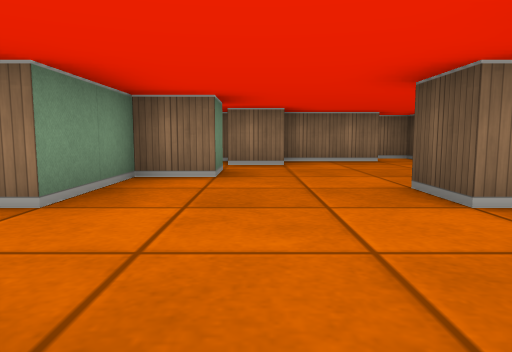
[1] (above)

17 first-person views from a walk through a cub3D maze. The camera is about half as high as the walls, tilts 6° down and sees 70° across. The floor is counted in squares. Each view is taken from the middle of a square. On the plan, view 1 faces up. The plan holds only what a view shows up to about 9 squares ahead; the rest is blank.

[2]
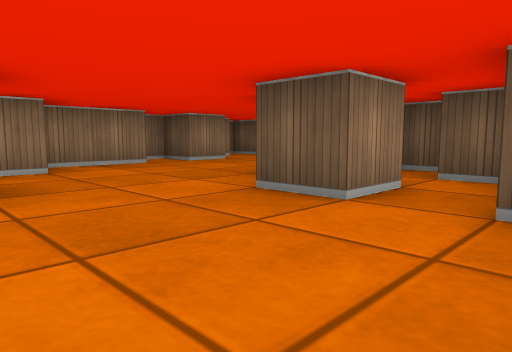

[3]
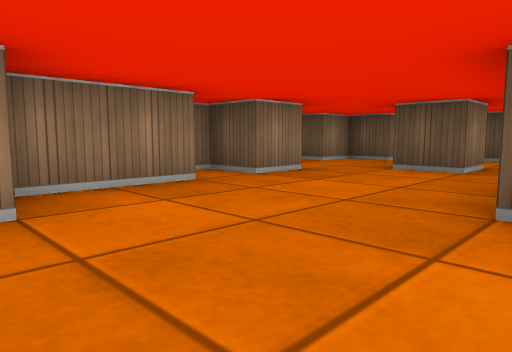

[4]
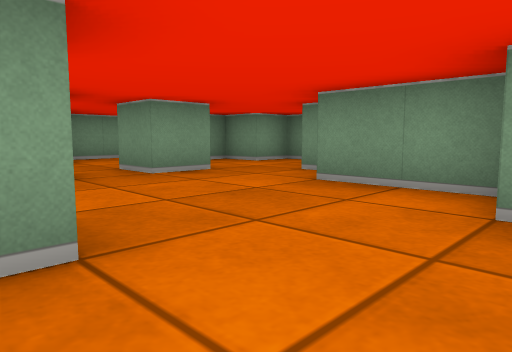

[5]
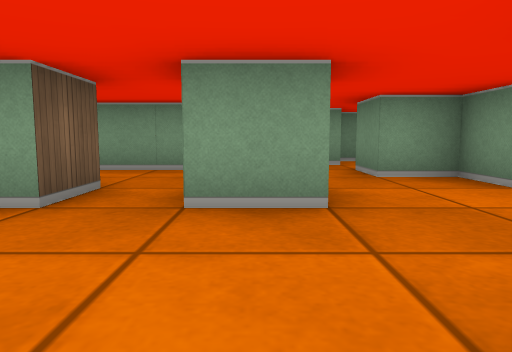

[6]
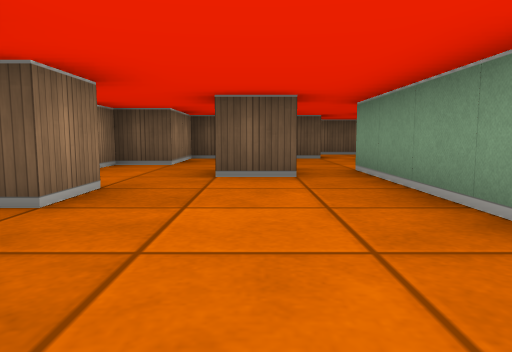

[7]
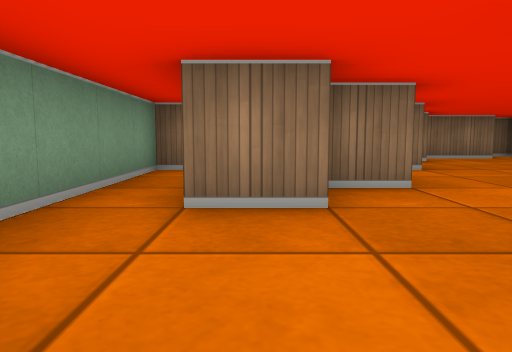

[8]
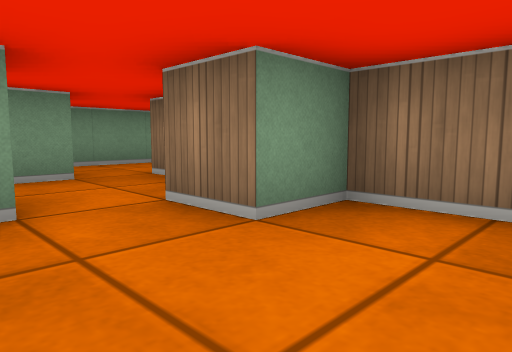

[9]
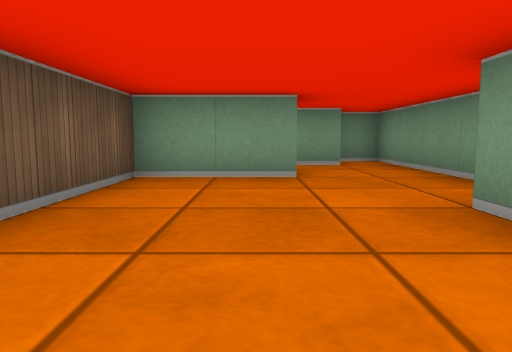

[10]
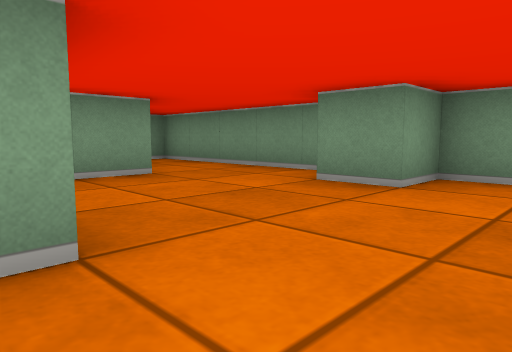

[11]
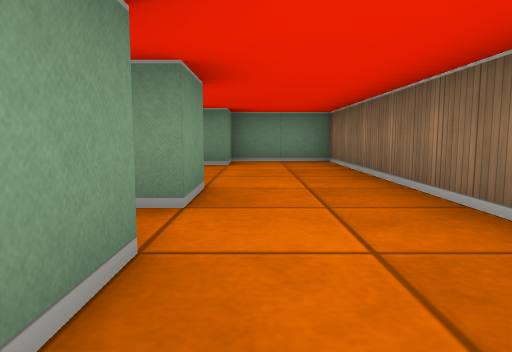

[12]
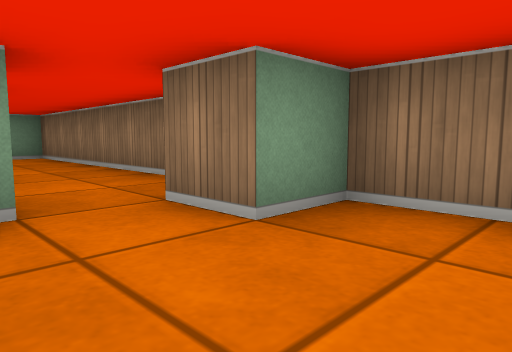

[13]
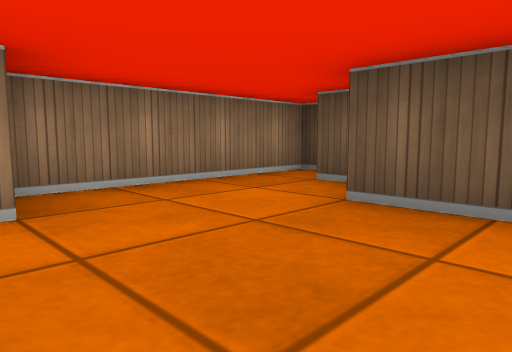

[14]
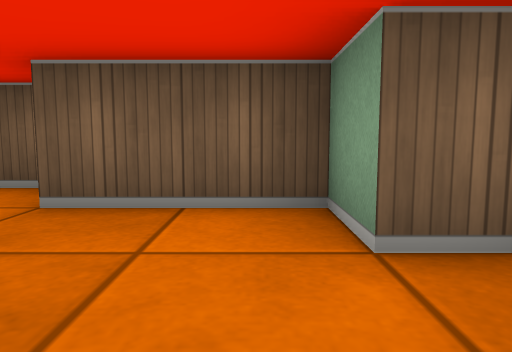

[15]
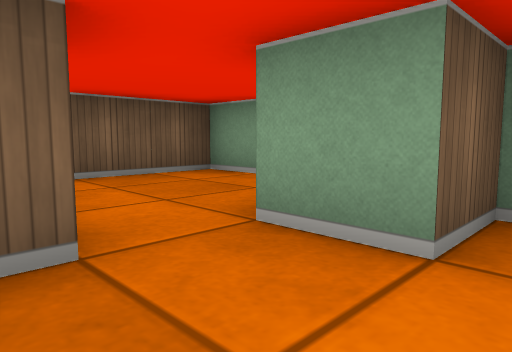

[16]
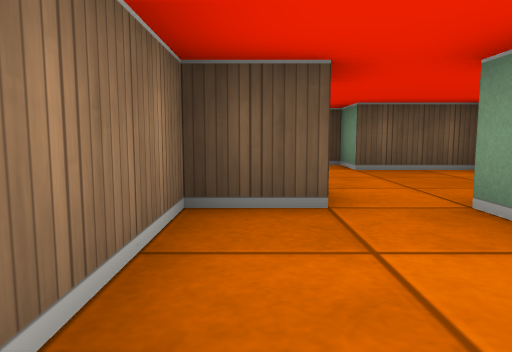

[17]
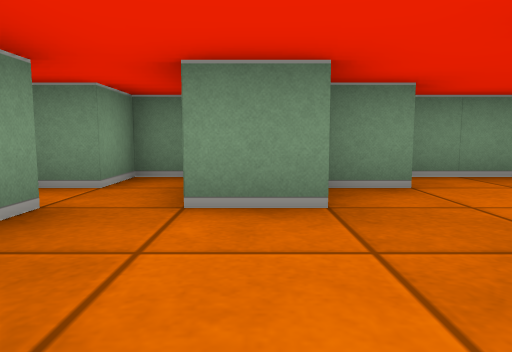

### Floor plan
Key: @ floor where view 1 was taken; # wall or solid block; . floor.
Columns run from 5 left of view 1 to 10 right of it. Each row starts with its distance up from view 1.
 14 ##############
 13 #.......#....#
 12 #...........##
 11 ##...#.#...##
 10 #....###...##
  9 #....####.###
  8 #..########. ###
  7 #....#.........#
  6 #.#........#..##
  5 ### #..........#
  4 #. ##...####....
  3 #.##...####
  2 #.#......#
  1 #......#
  0 #...#@##
 -1 ##.....
 -2 ###....
 -3 #....##
 -4 ##.###
 -5  ###

Positions as (right, up) in squares from view 1, and headings:
1: (0, 0), facing up
2: (-1, 1), facing up-right
3: (0, 4), facing up-right
4: (2, 5), facing down-left
5: (-1, 3), facing down
6: (1, 6), facing right
7: (-3, -1), facing up
8: (2, 5), facing up-left
9: (-2, 13), facing down
10: (0, 13), facing down-left
11: (3, 12), facing left
12: (5, 11), facing up-left
13: (3, 10), facing up-right
14: (3, 10), facing right
15: (1, 13), facing down-right
16: (0, 13), facing right
17: (0, -2), facing left
